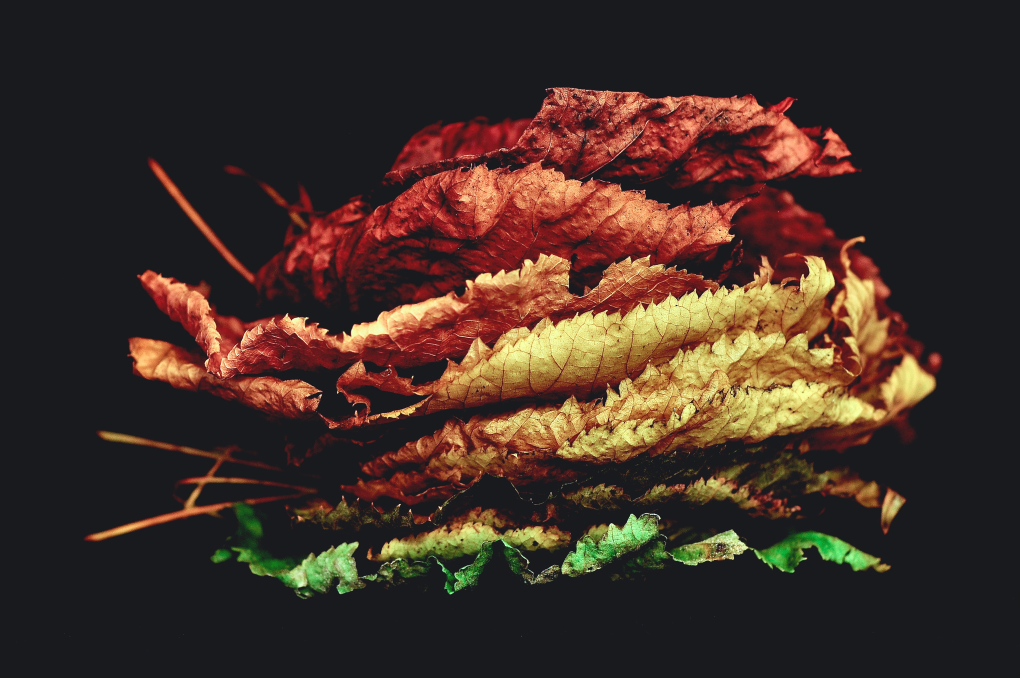
#> input picture src/DIV2K_train_HR/0718.png, 2040 x 1356 px (shown at 1/2 size); its folder holds only this picture in this run
$ python V0_1_with_lib.py
#> lines starting #> are read from the running program, lines starting #| are printed output that depends on the picture
### src/V0_1_no_lib.py
"""
V0_1_no_lib.py — CPU Baseline (KHÔNG DÙNG THƯ VIỆN xử lý ảnh)
===============================================================

Phiên bản này tự cài đặt HOÀN TOÀN bằng NumPy thuần:
  - Tự tạo Gaussian kernel 1D
  - Tự thực hiện Gaussian blur bằng separable 1D convolution
  - Tự thực hiện reflect padding, downsample 2×, và DoG

KHÔNG dùng: scipy, cv2.filter2D, hay bất kỳ hàm convolution có sẵn nào.

Mục đích: làm baseline "từ gốc" để so sánh với V0_1_with_lib.py
và làm điểm xuất phát cho các phiên bản GPU sau này.

Chạy: python V0_1_no_lib.py
"""

import sys
import os
import time
import cProfile
import pstats
import io
import numpy as np

# Ep UTF-8 cho Windows terminal
if hasattr(sys.stdout, "reconfigure"):
    sys.stdout.reconfigure(encoding="utf-8")

# OpenCV chi dung de load anh (khong dung cho xu ly)
try:
    import cv2
    CV2_AVAILABLE = True
except ImportError:
    CV2_AVAILABLE = False


# =============================================================================
# PHAN 1: TU CAI DAT GAUSSIAN KERNEL & BLUR (khong dung thu vien)
# =============================================================================

def make_gaussian_kernel_1d(sigma, kernel_size=None):
    """
    Tao Gaussian kernel 1D (tong = 1.0) — tu cai dat bang NumPy.

    Cong thuc: G(x) = exp(-x^2 / (2*sigma^2))
    Sau do normalize de tong = 1.
    """
    if kernel_size is None:
        kernel_size = int(6 * sigma + 1)
        if kernel_size % 2 == 0:
            kernel_size += 1

    half = kernel_size // 2
    x = np.arange(-half, half + 1, dtype=np.float64)
    kernel = np.exp(-x * x / (2.0 * sigma * sigma))
    kernel /= kernel.sum()
    return kernel.astype(np.float32)


def convolve_1d_horizontal(image, kernel):
    """
    Tu cai dat convolution 1D theo chieu ngang (doc theo cols).
    Dung vectorized NumPy — khong dung ham conv san co.

    Padding kieu reflect duoc thuc hien noi tuyen.
    """
    H, W = image.shape
    k = len(kernel)
    half = k // 2

    # Reflect pad theo chieu ngang
    left = image[:, half:0:-1]            # mirror ben trai
    right = image[:, -2:-half - 2:-1]     # mirror ben phai
    padded = np.concatenate([left, image, right], axis=1)

    out = np.zeros((H, W), dtype=np.float32)
    for i, w in enumerate(kernel):
        # Moi phan tu kernel nhan voi mot dai cot tuong ung — vectorized
        out += padded[:, i:i + W] * w
    return out


def convolve_1d_vertical(image, kernel):
    """
    Tu cai dat convolution 1D theo chieu doc (doc theo rows).
    Padding kieu reflect duoc thuc hien noi tuyen.
    """
    H, W = image.shape
    k = len(kernel)
    half = k // 2

    # Reflect pad theo chieu doc
    top = image[half:0:-1, :]             # mirror phia tren
    bottom = image[-2:-half - 2:-1, :]   # mirror phia duoi
    padded = np.concatenate([top, image, bottom], axis=0)

    out = np.zeros((H, W), dtype=np.float32)
    for i, w in enumerate(kernel):
        out += padded[i:i + H, :] * w
    return out


def gaussian_blur_separable(image, sigma, kernel_size=None):
    """
    Gaussian blur 2D bang ky thuat separable filter — tu cai dat.

    Thay vi tich chap voi kernel 2D (O(k^2) moi pixel), ap dung 2 lan 1D:
      Buoc 1: Conv 1D ngang → anh trung gian
      Buoc 2: Conv 1D doc   → anh ket qua

    Do phuc tap: O(k) thay vi O(k^2) → nhanh hon dang ke.
    """
    k1d = make_gaussian_kernel_1d(sigma, kernel_size)
    temp = convolve_1d_horizontal(image, k1d)
    out  = convolve_1d_vertical(temp, k1d)
    return out


# =============================================================================
# PHAN 2: TU CAI DAT GAUSSIAN PYRAMID
# =============================================================================

def downsample_2x(image):
    """
    Giam kich thuoc anh 2x bang cach lay moi pixel thu 2 (nearest neighbor).
    Khong dung ham resize cua thu vien.
    """
    return np.ascontiguousarray(image[::2, ::2])


def build_gaussian_pyramid_no_lib(image, num_octaves=4, num_scales=5, sigma_base=1.6):
    """
    Xay dung Gaussian Pyramid — TU CAI DAT hoan toan bang NumPy.

    Cau truc:
      - num_octaves octaves, moi octave num_scales scales
      - Moi scale: blur anh hien tai voi sigma = sigma_base * k^scale
      - Octave ke tiep: downsample 2x tu anh giua cua octave hien tai

    Args:
        image      : anh grayscale float32 [0,1], shape (H, W)
        num_octaves: so octaves (mac dinh 4)
        num_scales : so scales moi octave (mac dinh 5)
        sigma_base : sigma co so (mac dinh 1.6)

    Returns:
        pyramid: list of list, pyramid[octave][scale] = ndarray (H', W')
    """
    pyramid = []
    current_img = image.astype(np.float32)
    k = 2.0 ** (1.0 / num_scales)

    for octave in range(num_octaves):
        octave_imgs = []

        for scale in range(num_scales):
            sigma = sigma_base * (k ** scale)
            blurred = gaussian_blur_separable(current_img, sigma)
            octave_imgs.append(blurred)

        pyramid.append(octave_imgs)

        # Downsample: lay anh giua octave, giam kich thuoc 2x
        mid_img = octave_imgs[num_scales // 2]
        current_img = downsample_2x(mid_img)

    return pyramid


# =============================================================================
# PHAN 3: DoG (Difference of Gaussians)
# =============================================================================

# [196 lines left out: functions compute_dog_pyramid, get_div2k_image_paths, load_single_image, create_synthetic_div2k_image, verify_correctness, main, not called in this run]


# [2 lines that do not run on import are left out]

### src/V0_1_with_lib.py
"""
V0_1_with_lib.py — CPU Baseline (DUNG THU VIEN scipy)
======================================================

Phien ban nay su dung scipy.ndimage.gaussian_filter lam ham blur chinh.
Day la "reference implementation" chuan xac, duoc dung de:
  1. So sanh toc do voi V0_1_no_lib.py (separable 1D NumPy thu an)
  2. Lam ground-truth cho cac phien ban GPU (V1, V2, V3)
  3. Benchmark MAE: GPU output phai co MAE < 1e-3 so voi phien ban nay

Sau khi chay xong, script tu dong chay kem V0_1_no_lib de in bang so sanh.

Chay: python V0_1_with_lib.py
"""

import sys
import os
import time
import cProfile
import pstats
import io
import numpy as np

# Ep UTF-8 cho Windows terminal
if hasattr(sys.stdout, "reconfigure"):
    sys.stdout.reconfigure(encoding="utf-8")

from scipy.ndimage import gaussian_filter   # Thu vien chinh

# OpenCV chi dung de load anh
try:
    import cv2
    CV2_AVAILABLE = True
except ImportError:
    CV2_AVAILABLE = False


# =============================================================================
# PHAN 1: GAUSSIAN PYRAMID DUNG SCIPY
# =============================================================================

def make_gaussian_kernel_2d_ref(sigma, kernel_size=None):
    """
    Tao ma tran Gaussian 2D (tong = 1.0) — dung lam tham chieu.
    scipy.ndimage.gaussian_filter tu tinh kernel ben trong; ham nay chi
    de minh hoa gia tri kernel, KHONG dung trong qua trinh blur.
    """
    if kernel_size is None:
        kernel_size = int(6 * sigma + 1)
        if kernel_size % 2 == 0:
            kernel_size += 1
    half = kernel_size // 2
    x = np.arange(-half, half + 1, dtype=np.float32)
    k1d = np.exp(-x * x / (2.0 * sigma * sigma))
    k1d /= k1d.sum()
    return np.outer(k1d, k1d).astype(np.float32)


def build_gaussian_pyramid_with_lib(image, num_octaves=4, num_scales=5, sigma_base=1.6):
    """
    Xay dung Gaussian Pyramid bang scipy.ndimage.gaussian_filter.

    Day la phien ban CHUAN XAC (reference) duoc dung lam:
      - Ket qua so sanh cho V0_1_no_lib
      - Ground truth de verify GPU kernels (MAE < 1e-3)

    Args:
        image      : anh grayscale float32 [0,1], shape (H, W)
        num_octaves: so octaves (mac dinh 4)
        num_scales : so scales moi octave (mac dinh 5)
        sigma_base : sigma co so (mac dinh 1.6)

    Returns:
        pyramid: list of list, pyramid[octave][scale] = ndarray (H', W')
    """
    pyramid = []
    current_img = image.astype(np.float32)
    k = 2.0 ** (1.0 / num_scales)

    for octave in range(num_octaves):
        octave_imgs = []

        for scale in range(num_scales):
            sigma = sigma_base * (k ** scale)
            # scipy.ndimage.gaussian_filter: dung FFT-based hoac separable IIR
            # tuy thuoc phien ban, ket qua chinh xac hon thu cai dat thu cong
            blurred = gaussian_filter(current_img, sigma=sigma)
            octave_imgs.append(blurred.astype(np.float32))

        pyramid.append(octave_imgs)

        # Downsample: lay anh giua octave, giam kich thuoc 2x
        mid_img = octave_imgs[num_scales // 2]
        current_img = np.ascontiguousarray(mid_img[::2, ::2])

    return pyramid


# =============================================================================
# PHAN 2: DoG (Difference of Gaussians)
# =============================================================================

def compute_dog_pyramid(gaussian_pyramid):
    """
    Tinh DoG Pyramid tu Gaussian Pyramid.
    DoG(i) = Gaussian(i+1) - Gaussian(i).
    """
    dog_pyramid = []
    for octave_imgs in gaussian_pyramid:
        dog_octave = [
            octave_imgs[i + 1] - octave_imgs[i]
            for i in range(len(octave_imgs) - 1)
        ]
        dog_pyramid.append(dog_octave)
    return dog_pyramid


# =============================================================================
# PHAN 3: LOAD ANH & SYNTHETIC IMAGE
# =============================================================================

def get_div2k_image_paths(dir_path):
    """Lay danh sach duong dan anh tu thu muc DIV2K."""
    if not os.path.exists(dir_path):
        return []
    candidates = sorted(
        name for name in os.listdir(dir_path)
        if name.lower().endswith((".png", ".jpg", ".jpeg", ".bmp", ".tif", ".tiff"))
    )
    return [os.path.join(dir_path, name) for name in candidates]


def load_single_image(image_path):
    """Doc anh tu file → grayscale float32, range [0, 1]."""
    if not CV2_AVAILABLE:
        raise RuntimeError("OpenCV chua duoc cai dat — khong load duoc anh that.")
    img = cv2.imread(image_path, cv2.IMREAD_GRAYSCALE)
    if img is None:
        raise FileNotFoundError(f"Khong doc duoc anh: {image_path}")
    return img.astype(np.float32) / 255.0


def create_synthetic_div2k_image(seed=42):
    """Tao anh synthetic kich thuoc DIV2K trung binh (1356x2040)."""
    H, W = 1356, 2040
    rng = np.random.default_rng(seed)
    noise = rng.random((H, W)).astype(np.float32)
    grad_x = np.linspace(0, 1, W, dtype=np.float32)
    grad_y = np.linspace(0, 1, H, dtype=np.float32)
    gradient = np.outer(grad_y, grad_x)
    return (0.7 * noise + 0.3 * gradient).astype(np.float32)


# =============================================================================
# PHAN 4: BENCHMARK VA SO SANH HAI PHIEN BAN
# =============================================================================

def benchmark_single(build_fn, image, num_octaves, num_scales, n_runs=3, label=""):
    """
    Chay build_fn nhieu lan, tra ve thoi gian trung binh (giay).
    Warmup 1 lan truoc de tranh anh huong JIT / cache miss.
    """
    # Warmup
    build_fn(image, num_octaves, num_scales)

    times = []
    for _ in range(n_runs):
        t0 = time.perf_counter()
        pyramid = build_fn(image, num_octaves, num_scales)
        dog = compute_dog_pyramid(pyramid)
        times.append(time.perf_counter() - t0)

    avg = float(np.mean(times))
    return avg


def run_comparison(image, num_octaves, num_scales, n_runs=3):
    """
    Chay ca hai phien ban tren cung mot anh va in bang so sanh.
    Tra ve (time_nolib, time_withlib) tinh bang giay.
    """
    # Import phien ban no-lib
    try:
        from V0_1_no_lib import (
            build_gaussian_pyramid_no_lib,
            compute_dog_pyramid as compute_dog_no_lib,
        )
        nolib_available = True
    except ImportError:
        nolib_available = False
        print("  [WARN] Khong tim thay V0_1_no_lib.py — bo qua so sanh.")

    time_withlib = benchmark_single(
        build_gaussian_pyramid_with_lib, image, num_octaves, num_scales,
        n_runs=n_runs, label="With-Lib (scipy)")

    if nolib_available:
        time_nolib = benchmark_single(
            build_gaussian_pyramid_no_lib, image, num_octaves, num_scales,
            n_runs=n_runs, label="No-Lib (NumPy)")
        return time_nolib, time_withlib
    else:
        return None, time_withlib


def print_comparison_table(results):
    """
    In bang so sanh dang dep.
    results: list of dict {label, shape, time_nolib, time_withlib}
    """
    print()
    print("=" * 78)
    print(f"  {'BANG SO SANH: No-Lib (NumPy) vs With-Lib (scipy)'}")
    print("=" * 78)
    header = (
        f"  {'Anh / Kich thuoc':<28}  "
        f"{'No-Lib (ms)':>12}  "
        f"{'With-Lib (ms)':>14}  "
        f"{'Ty le (No/With)':>16}"
    )
    print(header)
    print("  " + "-" * 74)

    for r in results:
        if r["time_nolib"] is not None and r["time_withlib"] is not None:
            ratio = r["time_nolib"] / r["time_withlib"]
            ratio_str = f"{ratio:.1f}x"
        else:
            ratio_str = "N/A"

        nolib_str = f"{r['time_nolib']*1000:.1f}" if r["time_nolib"] is not None else "N/A"
        wlib_str  = f"{r['time_withlib']*1000:.1f}" if r["time_withlib"] is not None else "N/A"

        label = r.get("label", "?")[:28]
        print(f"  {label:<28}  {nolib_str:>12}  {wlib_str:>14}  {ratio_str:>16}")

    print("=" * 78)
    print("  Ghi chu: ty le No-Lib/With-Lib > 1 => scipy nhanh hon")
    print("           Muc tieu GPU: speedup 30-80x so voi With-Lib (scipy)")
    print("=" * 78)


# =============================================================================
# PHAN 5: MAIN
# =============================================================================

def main():
    print("=" * 65)
    print("  V0_1_with_lib.py -- Gaussian Pyramid (DUNG THU VIEN scipy)")
    print("=" * 65)
    print("  Thu vien: scipy.ndimage.gaussian_filter")
    print("  Vai tro : Reference baseline + so sanh voi V0_1_no_lib")
    print("=" * 65)

    NUM_OCTAVES  = 4
    NUM_SCALES   = 5
    LIMIT_IMAGES = 30
    N_RUNS       = 3   # So lan do de lay trung binh

    repo_root  = os.path.dirname(os.path.abspath(__file__))
    div2k_path = os.path.join(repo_root, "DIV2K_train_HR")

    image_paths = []
    if CV2_AVAILABLE and os.path.exists(div2k_path):
        image_paths = get_div2k_image_paths(div2k_path)

    # -------------------------------------------------------------------------
    # So sanh tren anh synthetic (luc nao cung chay duoc)
    # -------------------------------------------------------------------------
    print(f"\n[SYNTHETIC] Chay voi anh synthetic DIV2K (1356x2040)...")
    synth_img = create_synthetic_div2k_image(seed=42)
    H, W = synth_img.shape
    print(f"  Kich thuoc: {H}x{W} | Chay {N_RUNS} lan moi phien ban (+ 1 warmup)\n")

    time_nolib_s, time_wlib_s = run_comparison(
        synth_img, NUM_OCTAVES, NUM_SCALES, n_runs=N_RUNS)

    results_synth = [{
        "label": f"Synthetic ({H}x{W})",
        "time_nolib":  time_nolib_s,
        "time_withlib": time_wlib_s,
    }]

    # -------------------------------------------------------------------------
    # Benchmark tren anh DIV2K that (neu co)
    # -------------------------------------------------------------------------
    results_div2k = []
    if image_paths:
        print(f"\n[DIV2K] Tim thay {len(image_paths)} anh. "
              f"Benchmark {min(LIMIT_IMAGES, len(image_paths))} anh dau tien "
              f"({N_RUNS} runs + 1 warmup moi anh)...")

        selected = image_paths[:LIMIT_IMAGES]
        times_nolib_all  = []
        times_wlib_all   = []

        for idx, path in enumerate(selected):
            fname = os.path.basename(path)
            img   = load_single_image(path)
#> in load_single_image, `img = cv2.imread(image_path, cv2.IMREAD_GRAYSCALE)`:
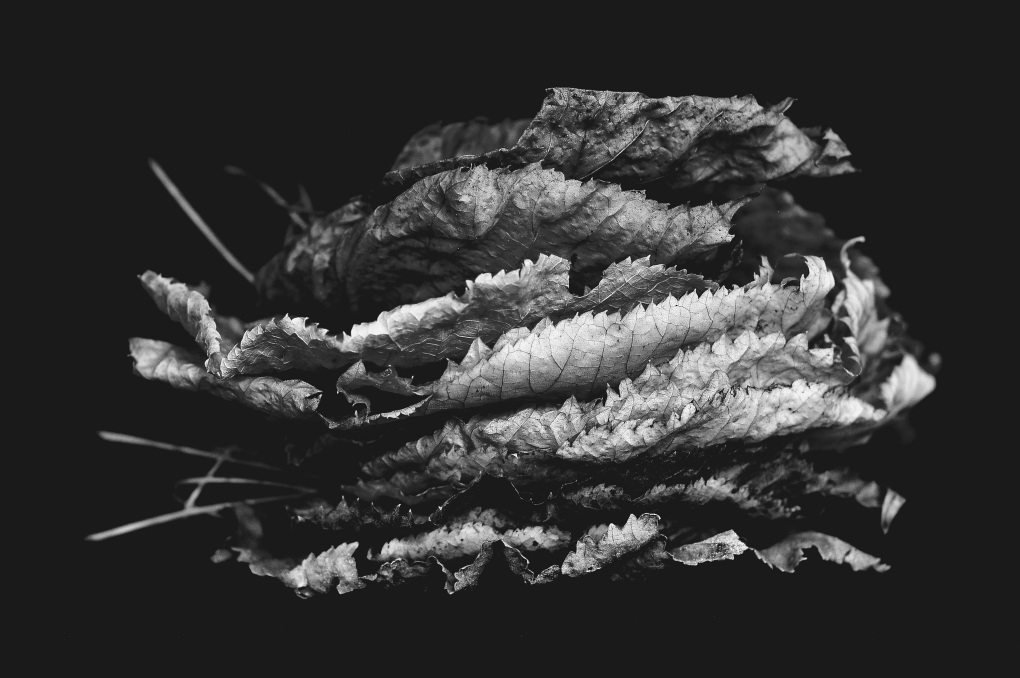
#> img: shape (1356, 2040) (shown at 1/2 size); min 0, max 255, mean 51.2
            Himg, Wimg = img.shape
#> Himg = 1356; Wimg = 2040

            t_n, t_w = run_comparison(img, NUM_OCTAVES, NUM_SCALES, n_runs=N_RUNS)
#> the loop in build_gaussian_pyramid_no_lib (call 5), `for octave in range(num_octaves):` made 4 passes
#> pass 1, in convolve_1d_vertical (call 81), `padded = np.concatenate([top, image, bottom], axis=0)`:
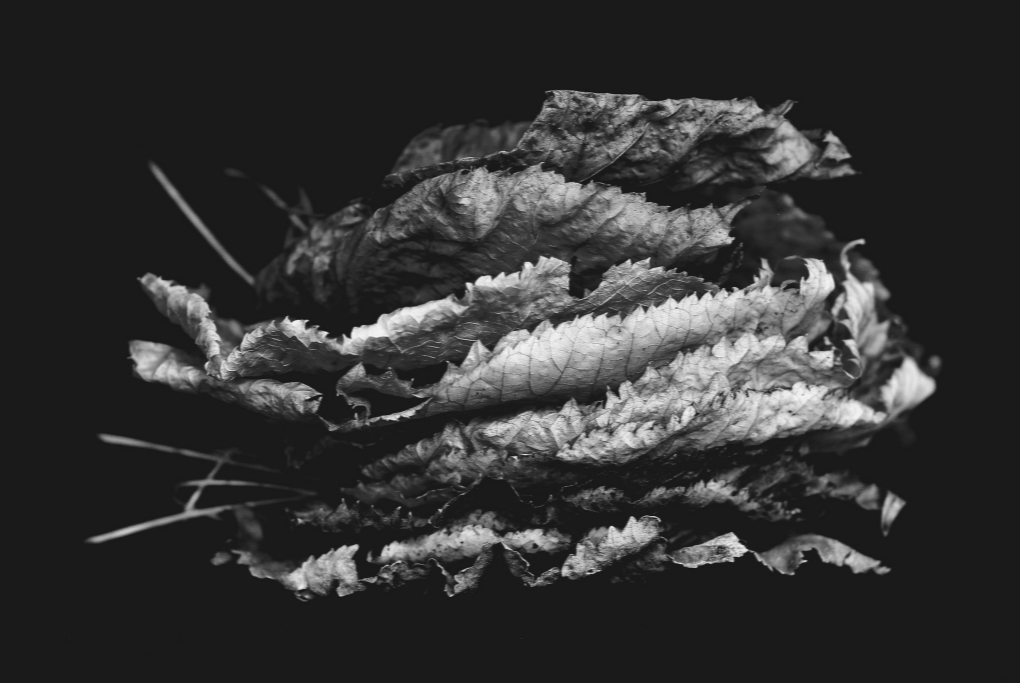
#> padded: shape (1366, 2040) float32 (shown at 1/2 size); min 0.0638, max 0.982, mean 0.2
#> after the loop in build_gaussian_pyramid_no_lib (call 5), `for octave in range(num_octaves):`:
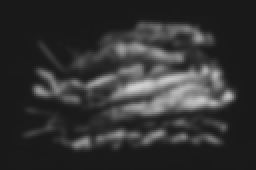
#> current_img: shape (85, 128) float32 (shown 2 times larger); min 0.102, max 0.827, mean 0.2
#> after the loop in build_gaussian_pyramid_no_lib (call 5), `for octave in range(num_octaves):`: pyramid = 4 items
            times_nolib_all.append(t_n)
            times_wlib_all.append(t_w)

            n_str = f"{t_n*1000:.1f}ms" if t_n else "N/A"
            w_str = f"{t_w*1000:.1f}ms" if t_w else "N/A"
            ratio = (t_n / t_w) if (t_n and t_w) else None
            r_str = f"{ratio:.1f}x" if ratio else "N/A"
            print(f"  [{idx+1:2d}/{len(selected)}] {fname} ({Himg}x{Wimg}): "
                  f"No-Lib={n_str}  scipy={w_str}  ratio={r_str}")
#|   [ 1/1] 0718.png (1356x2040): No-Lib=949.4ms  scipy=601.9ms  ratio=1.6x

            results_div2k.append({
                "label"       : f"{fname[:20]}...",
                "time_nolib"  : t_n,
                "time_withlib": t_w,
            })

        # Them dong trung binh
        valid_n = [t for t in times_nolib_all if t is not None]
        valid_w = [t for t in times_wlib_all  if t is not None]
        avg_n = float(np.mean(valid_n)) if valid_n else None
        avg_w = float(np.mean(valid_w)) if valid_w else None
        results_div2k.append({
            "label"       : f"=== TRUNG BINH ({len(selected)} anh) ===",
            "time_nolib"  : avg_n,
            "time_withlib": avg_w,
        })

    # -------------------------------------------------------------------------
    # In bang so sanh cuoi cung
    # -------------------------------------------------------------------------
    print_comparison_table(results_synth + (results_div2k if results_div2k else []))

    # -------------------------------------------------------------------------
    # Benchmark chi With-Lib tren 1 anh full + cProfile
    # -------------------------------------------------------------------------
    print("\n[PROFILE] cProfile breakdown cua With-Lib tren anh synthetic:")
    pr = cProfile.Profile()
    pr.enable()
    build_gaussian_pyramid_with_lib(synth_img, NUM_OCTAVES, NUM_SCALES)
    pr.disable()
    sio = io.StringIO()
    ps = pstats.Stats(pr, stream=sio).sort_stats("cumulative")
    ps.print_stats(10)
    print(sio.getvalue())

    # -------------------------------------------------------------------------
    # Thong ke cau truc pyramid de tham khao
    # -------------------------------------------------------------------------
    print("[INFO] Cau truc pyramid (With-Lib, synthetic image):")
    pyramid = build_gaussian_pyramid_with_lib(synth_img, NUM_OCTAVES, NUM_SCALES)
    for o, octave in enumerate(pyramid):
        shapes = [f"{img.shape[0]}x{img.shape[1]}" for img in octave]
        print(f"  Octave {o}: " + "  ".join(shapes))
#> this loop made 4 passes
#|   Octave 0: 1356x2040  1356x2040  1356x2040  1356x2040  1356x2040
#|   Octave 1: 678x1020  678x1020  678x1020  678x1020  678x1020
#|   Octave 2: 339x510  339x510  339x510  339x510  339x510
#|   Octave 3: 170x255  170x255  170x255  170x255  170x255

    print("\n[DONE] V0_1_with_lib.py hoan thanh.")


if __name__ == "__main__":
    main()
